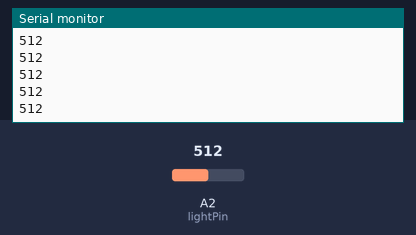
Bench run of a sketch on a simulated Arduino Uno, built with avr-gcc and run on an emulated ATmega328P. Shown: the last lines printed to the serial monitor. The test bench sets the inputs (shaded band); at power-on: A2 (lightPin) = 512.

Above: at 1.2 s.
1.3 s: A2 (lightPin) set to 716
At 1.8 s:
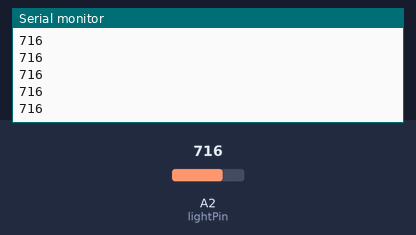
2.8 s: A2 (lightPin) set to 900
At 3.3 s:
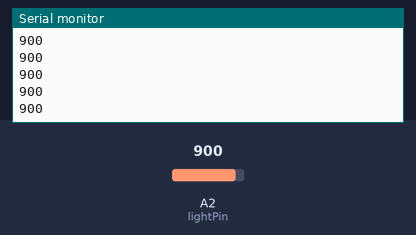
Timing chart, 0 to 5.8 s (numbered marks = the images above; inputs shaded):
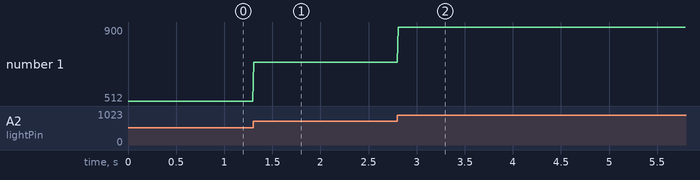

Measured:
- after the input at 1.3 s, the serial monitor: prints a new line at once (image 1)
- after the input at 2.8 s, the serial monitor: prints a new line at once (image 2)
- plotted number 1: 512 → 716 after the input at 1.3 s, 716 → 900 after the input at 2.8 s

The sketch:

light_calibration.ino
```cpp
int lightPin = 2;  //define a pin for Photo resistor

void setup()
{
    Serial.begin(9600);  //Begin serial communcation

}

void loop()
{
    Serial.println(analogRead(lightPin)); //Write the value of the photoresistor to the serial monitor.


   delay(10); //short delay for faster response to light.
}
```
